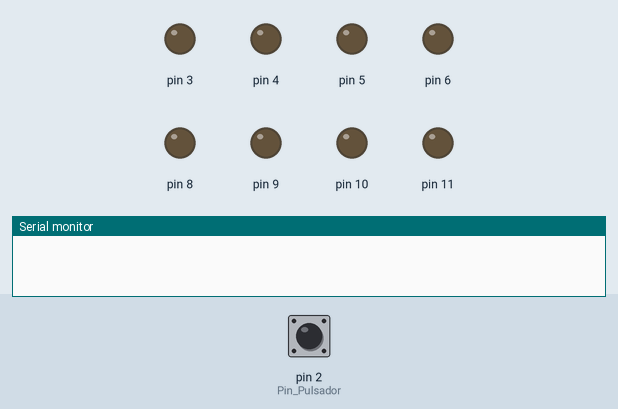
Bench run of a sketch on a simulated Arduino Uno, built with avr-gcc and run on an emulated ATmega328P. Shown: output pins drawn as LEDs (lit = HIGH), the last lines printed to the serial monitor. Dashed ring = blinking. The test bench sets the inputs (shaded band); at power-on: pin 2 (Pin_Pulsador) LOW. Random numbers use the default seed unless the sketch sets one.

Above: at 1.2 s.
1.3 s: pin 2 (Pin_Pulsador) pulled HIGH for 0.15 s
At 7.6 s:
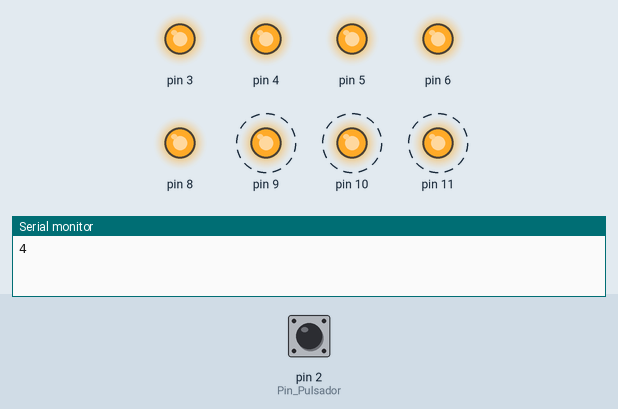
At 12.8 s:
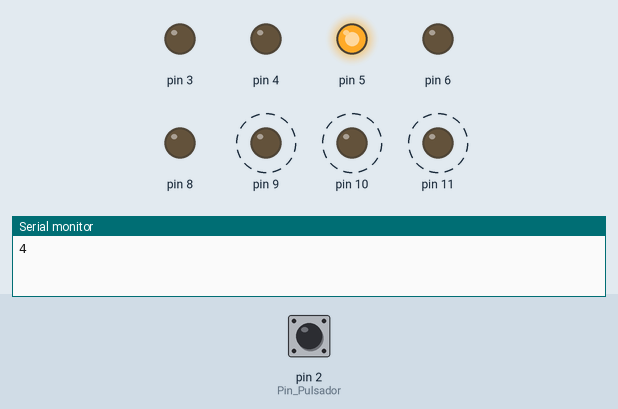
Timing chart, 0 to 13.3 s (numbered marks = the images above; inputs shaded):
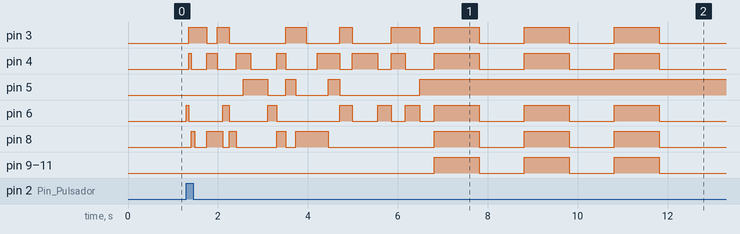

The sketch:

C_digo_Arduino_-_Dado_electr_nico.ino
```cpp
/*
  Autor: Mario Pérez Esteso
  Web: www.geekytheory.com
  Twitter: @geekytheory
  Facebook: www.facebook.com/geekytheory
*/

int Pin_Pulsador = 2;
int apagado=99;
void setup()
{
    pinMode(3, OUTPUT);
    pinMode(4, OUTPUT);
    pinMode(5, OUTPUT);
    pinMode(6, OUTPUT);
    pinMode(8, OUTPUT);
    pinMode(9, OUTPUT);
    pinMode(10, OUTPUT);
    pinMode(11, OUTPUT);
    digitalWrite(3, LOW);
    digitalWrite(4, LOW);
    digitalWrite(5, LOW);
    digitalWrite(6, LOW);
    digitalWrite(8, LOW);
    digitalWrite(9, LOW);
    digitalWrite(10, LOW);
    digitalWrite(11, LOW);
    pinMode(2,INPUT);
    Serial.begin(9600); //Con esto, podremos ver el número obtenido en la ventana de debug
    //Se podría haber hecho la inicialización de los pines con un
    // bucle for, pero se ha escrito así para comprenderlo mejor
  randomSeed(analogRead(0)); //Para que no sea siempre la misma semilla
}


void loop()
{
  if (digitalRead(Pin_Pulsador)) //Si pulso el interruptor
  {
    tiroeldado();
  }
  delay(50);
}

void tiroeldado()
{
  int numero;
  int veces_aleatorio = random(15, 30);
  for (int i = 0; i < veces_aleatorio; i++)
  {
    numero = random(1, 13);
    mostrar(numero);
    delay(50 + i*10); //Cada vez va más lento
  }
  Serial.println(numero);
  for(int j=0;j<3;j++)
  {
  mostrar(apagado);
  delay(1000);
  mostrar(numero);
  delay(1000);
}
}


void mostrar(int numero_a_mostrar)
{
  if(numero_a_mostrar==99) //Apago los displays
  {
    digitalWrite(3,HIGH);  //A
    digitalWrite(4,HIGH);   //B
    digitalWrite(5,HIGH);  //C
    digitalWrite(6,HIGH);  //D
    digitalWrite(8,HIGH);  //A
    digitalWrite(9,HIGH);   //B
    digitalWrite(10,HIGH);  //C
    digitalWrite(11,HIGH);  //D
  } else
  {
  int Display_1=numero_a_mostrar*0.1;//Cojo la segunda cifra del resultado (decenas)
  int Display_2=numero_a_mostrar-Display_1*10;//Cojo la primera cifra del resultado (unidades)
  if(Display_1==0)
  {
    digitalWrite(8,LOW);  //A
    digitalWrite(9,LOW);   //B
    digitalWrite(10,LOW);  //C
    digitalWrite(11,LOW);  //D
  }else if(Display_1==1)
  {
    digitalWrite(8,HIGH);  //A
    digitalWrite(9,LOW);   //B
    digitalWrite(10,LOW);  //C
    digitalWrite(11,LOW);  //D
  }

  if(Display_2==0)
  {
    digitalWrite(3,LOW); //A
    digitalWrite(4,LOW);  //B
    digitalWrite(5,LOW);  //C
    digitalWrite(6,LOW);  //D
  }else if(Display_2==1)
  {
    digitalWrite(3,HIGH); //A
    digitalWrite(4,LOW);  //B
    digitalWrite(5,LOW);  //C
    digitalWrite(6,LOW);  //D
  } else if(Display_2==2)
  {
    digitalWrite(3,LOW); //A
    digitalWrite(4,HIGH);  //B
    digitalWrite(5,LOW);  //C
    digitalWrite(6,LOW);  //D
  } else if(Display_2==3)
  {
    digitalWrite(3,HIGH); //A
    digitalWrite(4,HIGH);  //B
    digitalWrite(5,LOW);  //C
    digitalWrite(6,LOW);  //D
  } else if(Display_2==4)
  {
    digitalWrite(3,LOW); //A
    digitalWrite(4,LOW);  //B
    digitalWrite(5,HIGH);  //C
    digitalWrite(6,LOW);  //D
  } else if(Display_2==5)
  {
    digitalWrite(3,HIGH); //A
    digitalWrite(4,LOW);  //B
    digitalWrite(5,HIGH);  //C
    digitalWrite(6,LOW);  //D
  } else if(Display_2==6)
  {
    digitalWrite(3,LOW); //A
    digitalWrite(4,HIGH);  //B
    digitalWrite(5,HIGH);  //C
    digitalWrite(6,LOW);  //D
  } else if(Display_2==7)
  {
    digitalWrite(3,HIGH); //A
    digitalWrite(4,HIGH);  //B
    digitalWrite(5,HIGH);  //C
    digitalWrite(6,LOW);  //D
  } else if(Display_2==8)
  {
    digitalWrite(3,LOW); //A
    digitalWrite(4,LOW);  //B
    digitalWrite(5,LOW);  //C
    digitalWrite(6,HIGH);  //D
  } else if(Display_2==9)
  {
    digitalWrite(3,HIGH); //A
    digitalWrite(4,LOW);  //B
    digitalWrite(5,LOW);  //C
    digitalWrite(6,HIGH);  //D
  }
  }
}
```

Measured:
- after the input at 1.3 s, pin 3: LOW → HIGH after 0.05 s, → LOW 0.40 s later, → HIGH 0.23 s later, → LOW 0.27 s later, … (16 changes in this stretch); pin 5: goes HIGH 0.54 s, LOW 0.41 s, HIGH 0.22 s, LOW 0.72 s, HIGH 0.26 s, LOW 1.8 s, then HIGH, starting after 1.3 s; pin 9–11: alternates HIGH for 1.0 s and LOW for 1.0 s, starting after 5.5 s
